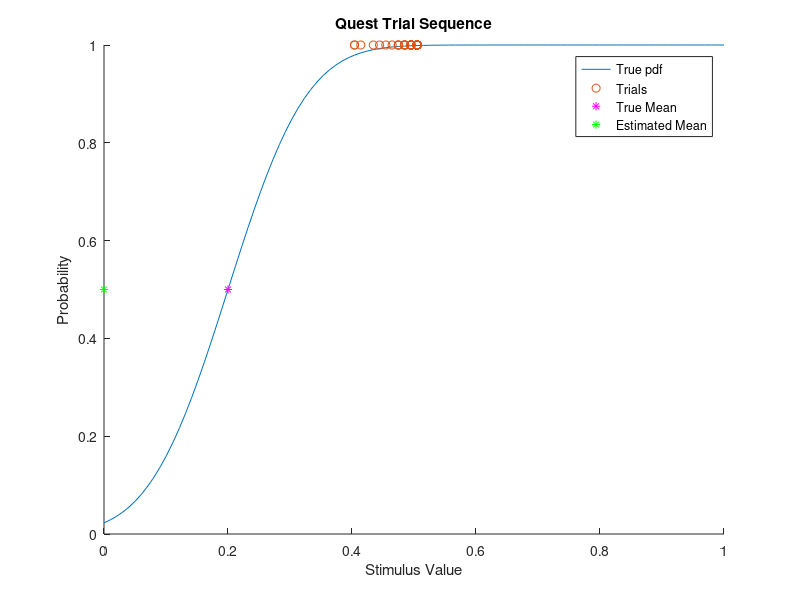

Source code (MATLAB):
% questNormCdfDemo  
% Demonstrates basic use of the QUEST procedure
%
% Description:
%    This script illustrates the Quest procedure using a simple example - 
%    finding the mean of a cumulative Normal distribution. All core 
%    functionality is included in the script itself rather than external 
%    functions. The code is intended for demonstration purposes, and it is  
%    not optimized for speed. It follows the mQuestPlus notes from dhb. 

% History: 
%    09/29/20  dce  - Wrote it, based on the mQUESTPlus code

% Define initial values 
cVec = linspace(0,1,100);  % Possible values for stimulus intensity, ranging from 0 to 1 
muVec = linspace(0,1,100); % Possible parameter values for the mean
sigma = 0.1;               % Known standard deviation

% Define the actual mean and the resulting cumulative Normal distribution 
true_mu = 0.2; 
true_pdf = normcdf(cVec,true_mu,sigma); 

% Define the prior. The first trial uses the uniform prior p_mu, but
% this is updated for later trials.
p_mu = unifpdf(muVec,muVec(1),muVec(end))*1/100; % Uniform prior for mu
prior = p_mu; 

% % Compute the probabilities by outcome for each c-mu combination:  
% % p (r |c_i,mu_j). The third dimension of arrays follow the convention 
% % [P(false), P(true)]. 
outcomeProbs = zeros(length(cVec),length(muVec),2); 
outcomeProbsByC = zeros(length(muVec),2);  
for i = 1:length(cVec)
    % Calculate probabilities for a given value of c at each value of mu
    outcomeProbs(i,:,1) = 1 - normcdf(cVec(i),muVec,sigma); % P(false)
    outcomeProbs(i,:,2) = normcdf(cVec(i),muVec,sigma);     % P(true)
    
    % Marginalize the outcome probabilities over mu to get the outcome
    % probabilities for a given stimulus value c_i. 
    outcomeProbsByC(i,:) = sum(squeeze(outcomeProbs(i,:,:).*p_mu))';
end

% Initialize arrays for storing data. 
nTrials = 64;              % Number of trials 
trials = zeros(nTrials,2); % Trial data with format [c, outcome]
posteriorsByOutcome = zeros(length(cVec),length(muVec),2); 
expected_entropies = zeros(length(cVec),1); 
% 
% % Set up Quest+ functions for testing
% questData = qpInitialize('stimParamsDomainList',{0:0.0101:1}, ...
%     'psiParamsDomainList',{0:0.0101:1, 0.1, 0},'qpPF',@qpPFNormal);
% simulatedObserverFun = @(x) qpSimulatedObserver(x,@qpPFNormal,[true_mu, 0.1 0]);

% Loop through trials 
for kk = 1:nTrials
    % Compute posteriors by outcome for each c-mu combination: p(mu_j|c_i,r). 
    % Values of c are in the row index, values of mu are in the column 
    % index, and the third dimension holds outcome probabilities 
    % [P(false),P(true)]. 
    for i = 1:length(cVec)
        for j = 1:length(muVec)
            posteriorsByOutcome(i,j,:) = (outcomeProbs(i,j,:)....
                .*prior(j))./sum(outcomeProbs(i,:,:).*prior);
        end

    end
    
    % Compute expected entropies for each stimulus. 
    % e_false is the entropy for a false response, e_true is the entropy
    % for a true response, and expected_entropy is an average of the two
    % weighted by their probabilities.
    for i = 1:length(cVec)
        e_false = -nansum(posteriorsByOutcome(i,:,1).*log2(posteriorsByOutcome(i,:,1)));
        e_true = -nansum(posteriorsByOutcome(i,:,2).*log2(posteriorsByOutcome(i,:,2)));
        expected_entropies(i) = e_false*outcomeProbsByC(i,1)+e_true*outcomeProbsByC(i,2); 
    end
    
    % Select the value of c which leads to the minimum expected entropy. 
    % This will be the stimulus value for the next trial. 
    [~,minCInd] = min(expected_entropies);
    
    % Using the chosen value of c, simulate a trial by sampling from a 
    % multinomial distribution with outcome proportions [P(false), P(true)] 
    trialOutcomeProportion = [1 - normcdf(cVec(minCInd),true_mu,sigma),...
        normcdf(cVec(minCInd),true_mu,sigma)];  % [P(false), P(true)]
    outcomeVector = mnrnd(1,trialOutcomeProportion); 
    outcome = find(outcomeVector);               
    
    % Now that the outcome has been determined, we know which of the
    % posteriors by outcome represents the actual posterior. This posterior
    % is used as the prior in subsequent trials. 
    posterior = posteriorsByOutcome(minCInd,:,outcome);
    prior = posterior; 
    trials(kk,:) = [cVec(minCInd),outcome]; % Update trials data 
    
%     % For testing
%     qStim = qpQuery(questData);
%     qOutcome = simulatedObserverFun(qStim);
%     questData = qpUpdate(questData,qStim,qOutcome);
%     qPrior = questData.posterior; 
end

% Once all trials are completed, estimate the threshold as the maximum of
% the posterior. 
[~,threshInd] = max(posterior); 
estThresh = muVec(threshInd); 

% Plot results. Trials are shown as open circles, with x positions
% representing the value of c. Their y positions are either 0 (false) or 1
% (true). 
figure; 
hold on;
plot(cVec,true_pdf); 
plot(trials(:,1), trials(:,2)-1, 'o ');
plot(true_mu,0.5,'m*');
plot(estThresh,0.5,'g*');
legend('True pdf','Trials','True Mean','Estimated Mean'); 
title('Quest Trial Sequence');
xlabel('Stimulus Value'); 
ylabel('Probability'); 